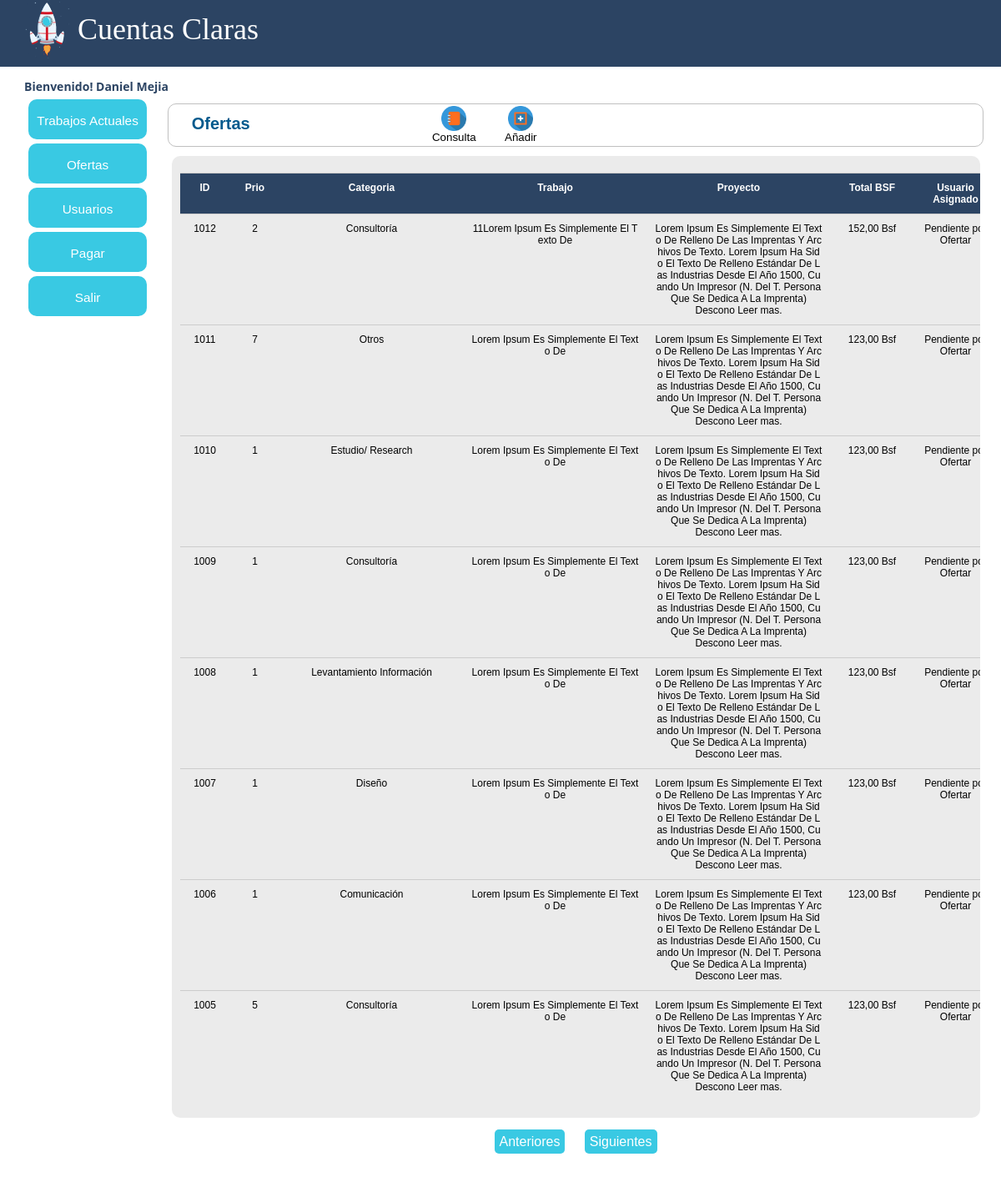
Page /ofertas/vofertas_actuales.php (signed in) on the committed database.
### tables this page shows
CREATE TABLE `tb_trabajos_actuales` (
  `id_trab` int(11) NOT NULL AUTO_INCREMENT,
  `fkid_prio` int(11) NOT NULL,
  `fkid_requ` varchar(500) NOT NULL DEFAULT '',
  `proy_trab` varchar(250) NOT NULL,
  `trab_trab` varchar(1000) NOT NULL,
  `form_trab` varchar(20) NOT NULL,
  `moda_trab` varchar(20) NOT NULL,
  `obse_trab` varchar(500) NOT NULL,
  `cant_trab` int(10) NOT NULL,
  `mont_bsf_trab` int(10) NOT NULL,
  `tota_vef_trab` int(10) NOT NULL DEFAULT '0',
  `tiem_esti_trab` varchar(250) NOT NULL,
  `id_usuario` int(11) NOT NULL,
  PRIMARY KEY (`id_trab`)
);

CREATE TABLE `tb_requerimientos` (
  `id_requ` int(11) NOT NULL AUTO_INCREMENT,
  `desc_requ` varchar(250) NOT NULL,
  PRIMARY KEY (`id_requ`)
);

### controle/vSession.php (called while the page is built, shortened)
<?php
	if (isset($_SESSION['k_username'])) {
		$nomUser = ($_SESSION['k_username']);
		}
		else{
		$valSes = '2';
		}
        ?>

### class/class.php (called while the page is built, shortened)
<?php
class Conectar
{
	public static function conecta()
	{
		$con = mysql_connect("localhost","root","");
		return $con;
		}
	}
class TrabajosActuales
{
	private $datos,$datos2,$datos3,$datos4, $usuarios, $requ, $requ2, $prio1, $prio2, $suma,$asigna,$asigna1,$asigna2,$restapago;
	public function __construct()
	{
		$this->datos=array();
	}
	public function paginadoOfertas($inicio)
	{
		$sql = "select * from tb_trabajos_actuales where id_trab not in(select fkid_trab from tb_asignacion_trabajos_actuales) order by id_trab desc limit $inicio, 10";
		$res = mysql_query($sql, Conectar::conecta());
		while($reg = mysql_fetch_assoc($res))
		{
			$this->datos[] = $reg;
			}
			return $this->datos;
		}
		public function listarOfertas()
		{
			$sql = "select * from tb_trabajos_actuales where id_trab not in(select fkid_trab from tb_asignacion_trabajos_actuales)";
			$res = mysql_query($sql,Conectar::conecta());
			while($reg = mysql_fetch_assoc($res))
			{
				$this->datos[] = $reg;
				}
			return $this->datos;
			}
	}

### ofertas/vofertas_actuales.php (the view, shortened to what this page needs)
<?php include("start.php");
	  include("../class/class.php");
	  $oferta =  new TrabajosActuales();
	  include("../controle/vSession.php");
?>
<!DOCTYPE html PUBLIC "-//W3C//DTD XHTML 1.0 Transitional//EN" "http://www.w3.org/TR/xhtml1/DTD/xhtml1-transitional.dtd">
<html xmlns="http://www.w3.org/1999/xhtml">
<head>
<link rel="stylesheet" href="../css/style.css"/>
<link href="../css/style_menu.css" rel="stylesheet" type="text/css" />
</head>
<body class="dt-example" <?php ?>>
<div id="pantalla">
    <div id="conten">
        <div id="top">
       		<div id="logo">
            	<img src="../images/logo.png"  />
                <div id="tituloSistem">Cuentas Claras</div>
                <div id="liDet"><span style="padding-left:5px;color: #2C4463;"><?php echo ("Bienvenido! "). ucwords ($nomUser);?></span></div>
            </div>
        <div id="fila_columna">
            <div id="columna1"><?php include("../include/menu.php")?></div>
            <div id="columna2">
    <center>
    <div id="cuerpo_general">
    	<div id="tilulos">
         <?php
		if($rol == 1)
		{
			?>
            	<div id="botenes">
                <div style="width:60px; float:left; margin:0px 20px 0px 0px; ">
                    	<center>
                            <a href="ofertas_actuales.php">
                                <img src="../images/ico-consu.png" border="0" width="30" />
                                <div>Consulta</div>
                            </a>
                        </center>
                    </div>
                	<div style="width:60px; float:left; margin:0px 20px 0px 0px">
                    	<center>
                            <a href="add_ofertas.php">
                                <img src="../images/ico-add.png" border="0" width="30" />
                                <div>Añadir</div>
                            </a>
                        </center>
                    </div>
                </div>
                <?php
				}
				?>
                <h2 style="padding-top:12px;">Ofertas</h2>
        </div>
    	<div id="contenedor-cliente">
                <div id="sub-contenedor-cliente">
                <form name="form_ofer_actu" id="form_ofer_actu" action="registro_cliente.php" method="post">
                <div class="fila tabla titulo">
                	<div class="columna tabla corto">ID</div>
                    <div class="columna tabla corto">Prio</div>
                    <div class="columna tabla largo">Categoria</div>
                    <div class="columna tabla largo">Trabajo</div>
                    <div class="columna tabla largo">Proyecto</div>
                    <div class="columna tabla medio">Total BSF</div>
                     <?php
					if($rol == 1)
					{
					?>
                    <div class="columna tabla medio">Usuario Asignado</div>
                    <?php
					}
					?>
                </div>
                 <?php
				 if($rol ==1)
				 {
				 if(isset($_GET["posicion"]))
				 {
					 $inicio = $_GET["posicion"];
					 }
				 		else
						 {
							 $inicio=0;
							 }
				 $paginacion = $oferta->paginadoOfertas($inicio);
				 $row = $oferta->listarOfertas();
				 for($i=0; $i<sizeof($paginacion); $i++)
                  {
                    ?>
                        <div class="fila tabla filaContenido">
                        <a href="javascript:void(0);" onclick="window.location='modificar_ofertas.php?codi_trab=<?php echo $row[$i]["id_trab"]?>'">
                        <div class="columna tabla corto contenido" ><?php echo $row[$i]["id_trab"] ?></div>
                        <div class="columna tabla corto contenido" ><?php echo substr(ucwords($row[$i]["fkid_prio"]),0,20);?></div>
                         <?php
						if ($row[$i]["fkid_requ"] !=0)
						{
							$requerimiento = $row[$i]["fkid_requ"];
							$respuesta=mysql_query("select * from tb_requerimientos where id_requ = $requerimiento");
							while($sel =mysql_fetch_array($respuesta))
							{
							?>
								<div class="columna tabla largo contenido" ><?php echo $sel["desc_requ"];?></div>
							<?php
							}
						}
						else
						{
							?>
								<div class="columna tabla largo contenido" >Por asignar Categoria</div>
							<?php
							}
						?>
                        <div class="columna tabla largo contenido" ><?php if (strlen($row[$i]["trab_trab"]) >= 250){echo  substr(wordwrap(ucwords($row[$i]["trab_trab"]), 250, "<br>",1),0,250)." <span class='leerMas'>Leer mas.</span>";}else{echo  substr(wordwrap(ucwords($row[$i]["trab_trab"]), 250, "<br>",1),0,250);}?></div>
                        <div class="columna tabla largo contenido" ><?php if (strlen($row[$i]["proy_trab"]) >= 250){echo  substr(wordwrap(ucwords($row[$i]["proy_trab"]), 250, "<br>",1),0,250)." <span class='leerMas'>Leer mas.</span>";}else{echo  substr(wordwrap(ucwords($row[$i]["proy_trab"]), 250, "<br>",1),0,250);}?></div>
                        <div class="columna tabla medio contenido"><?php echo number_format($row[$i]["tota_vef_trab"], 2, ',', '.')." Bsf"?></div>
						<?php
						if ($row[$i]["id_usuario"] !=0)
							{
								$id_usuario = $row[$i]["id_usuario"];
								$respuesta=mysql_query("select * from tb_usuarios where id_usuario = $id_usuario");
								while($sel =mysql_fetch_array($respuesta))
								{
								?>
								<div class="columna tabla medio contenido" ><?php echo $sel["nomb_usuario"].' '.$sel["apel_usuario"];?></div>
								<?php
								}
							}
							else
							{
								?>
								<div class="columna tabla medio contenido" >Pendiente por Ofertar</div>
								<?php
								}
						?>
                        </a>
                        </div>
                   <?php
                    }
					 }
                    ?>
                </form>
                    </div>
        	</div>
            <div id="paginacion">
						<?php
                        if($inicio==0)
                        {
                        ?><span class="paginado">Anteriores</span><?php
                            }
                            else
                            {
                             $anterior =$inicio-10;
                             ?>
                             <a href="?posicion=<?php echo $anterior ?>" title="Anteriores"  class="paginado">Anteriores</a>
                             <?php
                            }
                        ?>
                        <?php
                            if(count($paginacion)>=10)
                            {
                                $proxima = $inicio+10;
                                ?>
                                <a href="?posicion=<?php echo $proxima;?>" title="Siguiente"  class="paginado">Siguientes</a>
                                <?php
                                }
                                else
                                {
                                 ?><span class="paginado">Siguientes</span>
                                    <?php
                                }
                            ?>
                    </div>
       </div>
            </div>
        </div>
    </div>
</div>
</body>
</html>

### css/style.css (style rules this page uses)
.contenido { text-align: justify; }
.fila.tabla.titulo { background: rgb(44, 68, 99); color: white; font-weight: bold; }
.fila { border-top: 1px solid #ccc; }
.fila.tabla { float: left; clear: left; }
.columna.tabla.corto { float: left; width: 40px; padding: 10px; text-align:center }
.columna.tabla.medio { float: left; width: 80px; padding: 10px; text-align:center }
.columna.tabla.largo { float: left; width: 200px; padding: 10px;word-break: break-all; text-align:center }
div#logo img { float: left; margin: 0px 7px 0px 28px; }
div#tituloSistem { color: white; font-size: 3em; margin: 0px 0px 10px 10px; position: relative; height: 70px; padding: 14px 0px 0px 0px; font-family: cursive; }
div#top { background-color: #2c4463;height: 80px; }
div#columna2 { width: 85%; float: left; }
div#columna1 { width: 15%;float: left; }
div#pantalla { width: 100%;max-width: 100%;min-width: 500px; }
body { font-family: Arial, Helvetica, sans-serif; font-size:14px; }
a:link { text-decoration:none; color:black; }
h2 { margin: 0; padding-bottom: 8px; color: #025A8D; }
#logo { width:100%; }
#liDet { width:100%; height:20px; font-weight:bold; color:#FFFFFF; font-family:Segoe, "Segoe UI", "DejaVu Sans", "Trebuchet MS", Verdana, sans-serif; font-size: 14px; margin: 0px 0px 0px 2%; }
#cuerpo_general { height:100%;width:100%;margin:0px 0px 0px 0px;padding:0px 0px 0px 0px; }
div#contenedor-cliente { background: rgb(235, 235, 235);width: 95%;margin: 11px 0px 0px 0px;padding: 10px 0px 20px 0px;border-radius: 10px; height: auto; max-height: 15000px !important; min-height: 200px; overflow-x: auto; }
div#sub-contenedor-cliente { width: 1200px;background: none;height: 100%;border: 0px rgb(189, 189, 189) solid;border-radius: 2px;margin: 10px;position: relative; }
div#paginacion { height: 61px;margin: 20px; }
div#paginacion { position: relative; clear: left; }
div#tilulos { clear: left;background: white;border: 1px silver solid;width: 93%;text-align: left;padding: 0px 0px 0px 28px;margin: 10px 0px 0px 0px;height:50px;font-size: 10pt;border-radius: 10px;color: #025A8D; }
div#botenes { float: right;width: 70%;height: 38px;margin: 2px 0px 0px 0px; }
.paginado { background: #39C9E3; color: white; margin: 5px; height: 40px !important; font-size: 12pt; padding: 6px; border-radius: 5px; }

### css/style_menu.css (style rules this page uses)
* { padding:0px;margin: 0px; }
body { font-family:Verdana, Arial, Helvetica, sans-serif; font-size:12px; color:#000; }

### rows in the picture
tb_trabajos_actuales: id_trab "1012", fkid_prio "2", trab_trab "11Lorem Ipsum Es Simplemente El Texto De", proy_trab "Lorem Ipsum Es Simplemente El Texto De Relleno De Las Imprentas Y Archivos De Texto. Lorem Ipsum Ha Sido El Texto De Relleno Estándar De Las Industrias Desde El Año 1500, Cuando Un Impresor (N. Del T. Persona Que Se Dedica A La Imprenta) Descono", tota_vef_trab "152,00", shows "Pendiente"
tb_requerimientos: desc_requ "Consultoría"
tb_trabajos_actuales: id_trab "1011", fkid_prio "7", trab_trab "Lorem Ipsum Es Simplemente El Texto De", proy_trab "Lorem Ipsum Es Simplemente El Texto De Relleno De Las Imprentas Y Archivos De Texto. Lorem Ipsum Ha Sido El Texto De Relleno Estándar De Las Industrias Desde El Año 1500, Cuando Un Impresor (N. Del T. Persona Que Se Dedica A La Imprenta) Descono", tota_vef_trab "123,00", shows "Pendiente"
tb_requerimientos: desc_requ "Otros"
tb_trabajos_actuales: id_trab "1010", fkid_prio "1", trab_trab "Lorem Ipsum Es Simplemente El Texto De", proy_trab "Lorem Ipsum Es Simplemente El Texto De Relleno De Las Imprentas Y Archivos De Texto. Lorem Ipsum Ha Sido El Texto De Relleno Estándar De Las Industrias Desde El Año 1500, Cuando Un Impresor (N. Del T. Persona Que Se Dedica A La Imprenta) Descono", tota_vef_trab "123,00", shows "Pendiente"
tb_requerimientos: desc_requ "Estudio/ Research"
tb_trabajos_actuales: id_trab "1009", fkid_prio "1", trab_trab "Lorem Ipsum Es Simplemente El Texto De", proy_trab "Lorem Ipsum Es Simplemente El Texto De Relleno De Las Imprentas Y Archivos De Texto. Lorem Ipsum Ha Sido El Texto De Relleno Estándar De Las Industrias Desde El Año 1500, Cuando Un Impresor (N. Del T. Persona Que Se Dedica A La Imprenta) Descono", tota_vef_trab "123,00", shows "Pendiente"
tb_trabajos_actuales: id_trab "1008", fkid_prio "1", trab_trab "Lorem Ipsum Es Simplemente El Texto De", proy_trab "Lorem Ipsum Es Simplemente El Texto De Relleno De Las Imprentas Y Archivos De Texto. Lorem Ipsum Ha Sido El Texto De Relleno Estándar De Las Industrias Desde El Año 1500, Cuando Un Impresor (N. Del T. Persona Que Se Dedica A La Imprenta) Descono", tota_vef_trab "123,00", shows "Pendiente"
tb_requerimientos: desc_requ "Levantamiento Información"
tb_trabajos_actuales: id_trab "1007", fkid_prio "1", trab_trab "Lorem Ipsum Es Simplemente El Texto De", proy_trab "Lorem Ipsum Es Simplemente El Texto De Relleno De Las Imprentas Y Archivos De Texto. Lorem Ipsum Ha Sido El Texto De Relleno Estándar De Las Industrias Desde El Año 1500, Cuando Un Impresor (N. Del T. Persona Que Se Dedica A La Imprenta) Descono", tota_vef_trab "123,00", shows "Pendiente"
tb_requerimientos: desc_requ "Diseño"
tb_trabajos_actuales: id_trab "1006", fkid_prio "1", trab_trab "Lorem Ipsum Es Simplemente El Texto De", proy_trab "Lorem Ipsum Es Simplemente El Texto De Relleno De Las Imprentas Y Archivos De Texto. Lorem Ipsum Ha Sido El Texto De Relleno Estándar De Las Industrias Desde El Año 1500, Cuando Un Impresor (N. Del T. Persona Que Se Dedica A La Imprenta) Descono", tota_vef_trab "123,00", shows "Pendiente"
tb_requerimientos: desc_requ "Comunicación"
tb_trabajos_actuales: id_trab "1005", fkid_prio "5", trab_trab "Lorem Ipsum Es Simplemente El Texto De", proy_trab "Lorem Ipsum Es Simplemente El Texto De Relleno De Las Imprentas Y Archivos De Texto. Lorem Ipsum Ha Sido El Texto De Relleno Estándar De Las Industrias Desde El Año 1500, Cuando Un Impresor (N. Del T. Persona Que Se Dedica A La Imprenta) Descono", tota_vef_trab "123,00", shows "Pendiente"

### other values in the picture
$nomUser "Daniel Mejia"
